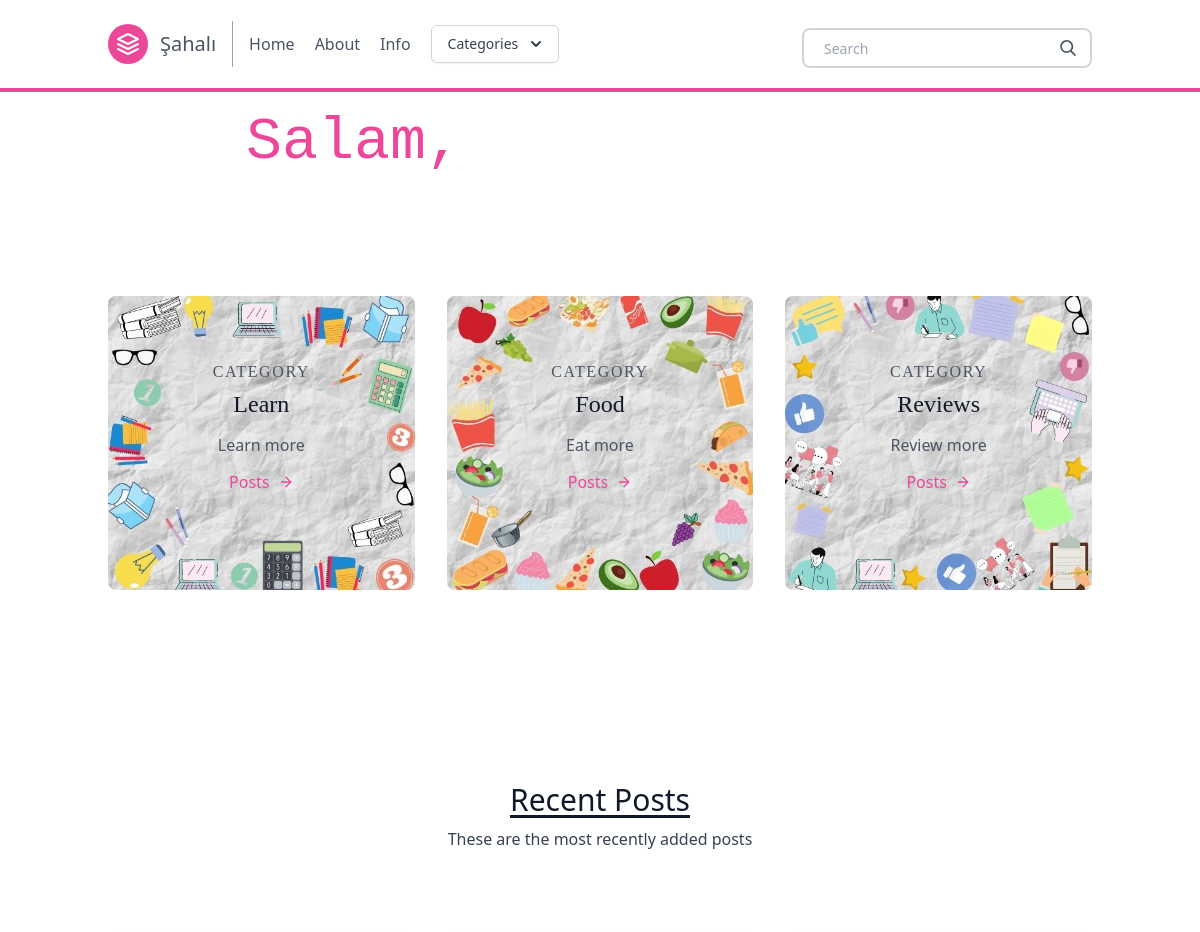
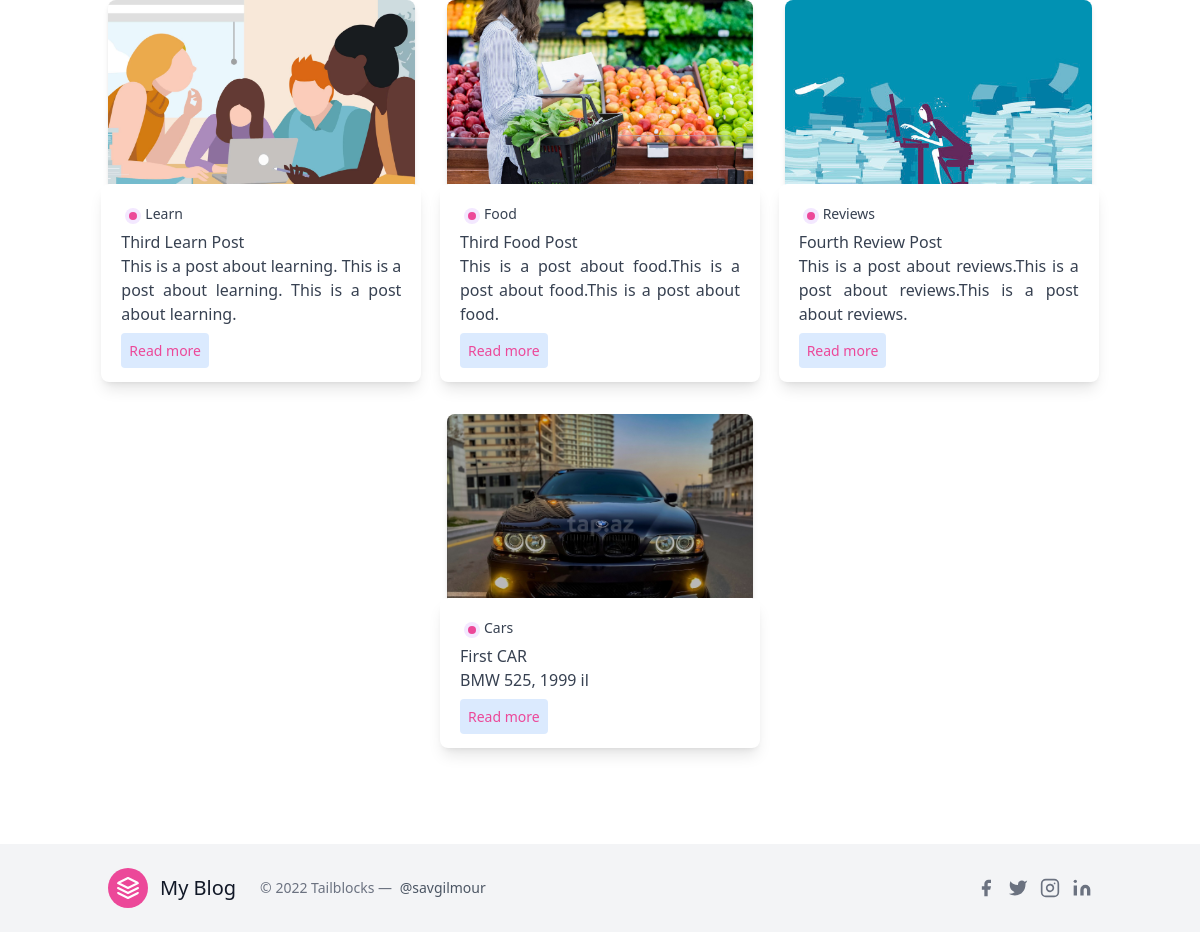
The page / on the database its author committed (2 pictures, top to bottom).
### posts/models.py (models this page shows, shortened)
class Category(models.Model):
    title = models.CharField(max_length=20)
    subtitle = models.CharField(max_length=20)
    slug = models.SlugField()
    thumbnail = models.ImageField()

class Post(models.Model):
    title = models.CharField(max_length=100)
    slug = models.SlugField()
    overview = models.TextField()
    timestamp = models.DateTimeField(auto_now_add=True)
    content = models.TextField()
    author = models.ForeignKey(Author, on_delete=models.CASCADE)
    thumbnail = models.ImageField()
    categories = models.ManyToManyField(Category)
    featured = models.BooleanField()
    views = models.ManyToManyField(IpModel,related_name="post_views",blank=True)

### posts/views.py (the view)
# urls.py: path('', homepage, name = 'homepage'),
def homepage (request):
    categories = Category.objects.all()[0:3]
    featured = Post.objects.filter(featured=True)
    latest = Post.objects.order_by('-timestamp')[0:3]
    context= {
        'object_list': featured,
        'latest': latest,
        'categories':categories,
    }
    return render(request, 'homepage.html',context)

### posts/templatetags/markdown_extras.py (called while the page is built)
@register.simple_tag
def get_categories():
    return Category.objects.all()[0:3]

### templates/homepage.html (shortened to what this page needs)
{% extends 'base.html' %}
{% block content %}
    <div class="w-full bg-cover bg-center" >
      <div class="py-5 flex items-center justify-center h-full w-full">
        <h1 class="mb-2 font-mono text-4xl text-pink-500 md:text-6xl">
          Salam, <br class="block md:hidden" />
          <span class="relative">
            <span class="h-20 pt-2 overflow-x-hidden whitespace-nowrap text-brand-accent">
              Mən Şahalı <span class="text-3xl md:text-5xl">👋</span>
            </span>
            <span
              class="cursor absolute -bottom-0 left-0 -top-1 inline-block bg-white w-full animate-type will-change"
            ></span>
          </span>
        </h1>
      </div>
    </div>
    <section class="text-gray-600 body-font ">
        <div class="container px-5 py-24 mx-auto">
          <div class="flex flex-wrap -m-4">
            {% for category in categories %}
            <div class="p-4 lg:w-1/3">
              <div class="transition ease-in-out delay-150 bg-blue-500 hover:-translate-y-1 hover:scale-110 hover:bg-indigo-500 duration-300 w-full bg-cover bg-center bg-gray-300 rounded-lg " style="background-image: url('{{ category.thumbnail.url }}')">
                <div class="h-full bg-white-900 bg-opacity-40 hover:bg-opacity-70 transition duration-300 ease-in-out px-8 pt-16 pb-24 rounded-lg overflow-hidden text-center relative">
                <h2 class="tracking-widest text-1xl title-font font-serif text-black-800 mb-1">
                  CATEGORY</h2>
                <h1 class="title-font sm:text-2xl text-xl font-serif text-gray-900 mb-3">
                  {{ category.title }}</h1>
                <p class="leading-relaxed mb-3">
                  {{ category.subtitle }}</p>
                <a href="{% url 'postlist' category.slug %}" class="rounded-lg hover:bg-pink-200 text-pink-500 inline-flex items-center">
                  Posts
                  <svg class="w-4 h-4 ml-2" viewBox="0 0 24 24" stroke="currentColor" stroke-width="2" fill="none" stroke-linecap="round" stroke-linejoin="round">
                    <path d="M5 12h14"></path>
                    <path d="M12 5l7 7-7 7"></path>
                  </svg>
                </a>
              </div>
              </div>
            </div>
            {% endfor %}
          </div>
        </div>
    </section>
<section class="blog text-gray-700 body-font">
      <div class="container px-5 py-24 mx-auto">
        <div class="flex flex-wrap w-full mb-20 flex-col items-center text-center">
          <h1 class="sm:text-3xl text-2xl font-medium title-font mb-2 text-gray-900 underline underline-offset-4">
            Recent Posts</h1>
          <p class="lg:w-1/2 w-full leading-relaxed text-base">
            These are the most recently added posts</p>
        </div>
        <div class="flex flex-wrap sm:-m-4 -mx-4 -mb-10 -mt-4">
          {% for obj in object_list %}
          <div class="p-4 md:w-1/3 md:mb-0 mb-6 flex flex-col justify-center items-center max-w-sm mx-auto">
            <div class="bg-gray-300 h-56 w-full rounded-lg shadow-md bg-cover bg-center"
            style="background-image: url('{{ obj.thumbnail.url }}')">
          </div>
            <div class=" w-70 bg-white -mt-10 shadow-lg rounded-lg overflow-hidden p-5">
              <div class="header-content inline-flex ">
                <div class="category-badge flex-1  h-4 w-4 m rounded-full m-1 bg-purple-100">
                  <div class="h-2 w-2 rounded-full m-1 bg-pink-500 " ></div>
                </div>
                {% for category in obj.categories.all %}
                <div class="category-title flex-1 text-sm">
                  {{ category.title }}
                </div>
                {% endfor %}
              </div>
                <div class="title-post font-medium">
                {{ obj.title }}
                </div>
                <div class="summary-post text-base text-justify">
                  {{ obj.overview }}
                </div>
                <div class="mt-3">
                <a href="{% url 'post' obj.slug %}" class="bg-blue-100 text-pink-500 rounded p-2 text-sm ">
                  Read more
                </a>
              </div>
            </div>
          </div>
          {% endfor %}
        </div>
      </div>
</section>
{% endblock content %}

### templates/homepage.html (style rules this page uses)
.cursor::after { display: block; content: ''; position: absolute; width: 4px; height: 100%; background-color: #fff; animation: cursor .6s linear infinite alternate; will-change: opacity; }
.w-70 { width: 20rem; }

### rows shown on the page
Category: thumbnail (picture), title "Learn", subtitle "Learn more"
Category: thumbnail (picture), title "Food", subtitle "Eat more"
Category: thumbnail (picture), title "Reviews", subtitle "Review more"
Post: thumbnail (picture), title "Third Learn Post", overview "This is a post about learning. This is a post about learning. This is a post about learning."
Post: thumbnail (picture), title "Third Food Post", overview "This is a post about food.This is a post about food.This is a post about food."
Post: thumbnail (picture), title "Fourth Review Post", overview "This is a post about reviews.This is a post about reviews.This is a post about reviews."
Post: thumbnail (picture), title "First CAR", overview "BMW 525, 1999 il"
Category: title "Cars"
